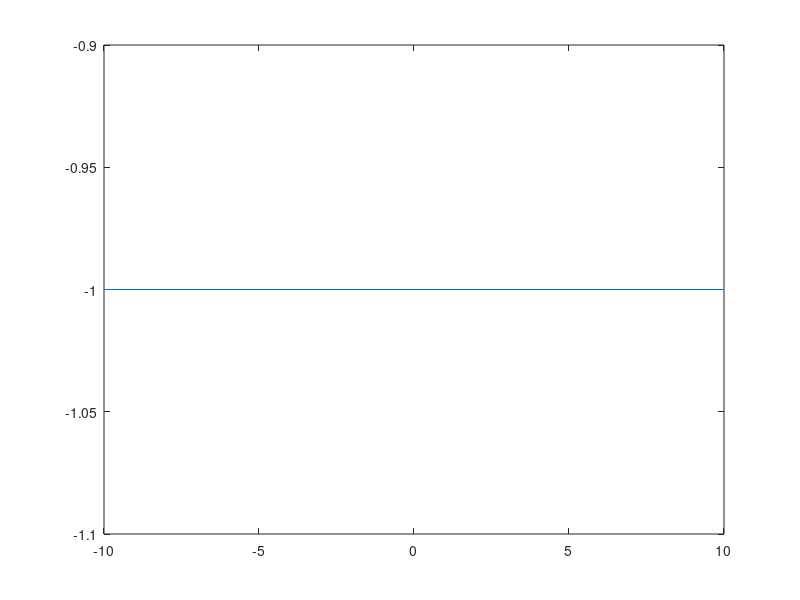

MATLAB code for this plot:
%%%%%%%%%%%%%%%%%%%%%%%%%%%%%%%%%%%%%%%%%%%%%%%%%%%%%%%%%%%%%%%%%%%%%%%%%%%%%%%%%
%         Matlab script to construct a grid file                                %
%                                                                               %
% This Matlab code has been designed to quickly construct a grid                %
% file for use by the DG_WASUPP pressure-Poisson based model.                   %
%                                                                               % 
% The following is a list of components that must be changed   			%
% for each new grid file: 							%
% 										%
% runname : The is a string that will be written on the first line 		%
%	    of the grid file to identify the file. 				%
% gridfile : This is the actual name of the file, usually ****.14. 		%
% dx : The element size, currently setup for structured meshes, so 		%
%      only one dx value is needed. 						%
% xl,xr : The left and right endpoints for the mesh, respectively. 		%	 
%   										%
% Farther down in the code one also needs to define the bathymetry.   		%
% this is done by changing the 'dep_fun' variable as a function of 'x'.  	%
% For example dep_fun = @(x)0*x + 1 will make a flat bathymetry with depth 1.   %
%                                                                               %
% There are a few pre-loaded mesh setups which can be uncommented to get those. %
%%%%%%%%%%%%%%%%%%%%%%%%%%%%%%%%%%%%%%%%%%%%%%%%%%%%%%%%%%%%%%%%%%%%%%%%%%%%%%%%%


%% Controls for gridfile
  runname = 'test';
  gridfile = 'fort.14';
  dx = 1;
  xl = -10;
  xr = 10;
  dep_fun = @(x)0*x+1;


% --Ting and Kirby
% runname = 'Ting_Kirby';
% gridfile = 'TingKirby.14';
% dx = 0.025;
% xl = -25;
% xr = 25;
%  hb = 0.4;
%  hb_0 = 0;
%  hb_slope = 1/35;
% dep_fun = @(x)0*x+hb - .02/.2*(x-hb_0).*(x>=hb_0).*...
%           (x<hb_0+0.2)-(0.02+hb_slope*(x-hb_0-0.2)).*(x>=hb_0+0.2);

% --Solitary Wave (Synolakis)
% runname = 'SolitaryWave_break';
% gridfile = 'Solitary.14';
%  dx = 0.25;
%  xl = -25;
%  xr = 25;
%  dep_fun = @(x)1 - 1/19.85*(x+19.85).*(x>=-19.85);

% --Breakwater (Hsiao)
%runname = 'Hsiao_case1';
%gridfile = 'Hsiao_case1.14';
% dx = 0.02;
% xl = -10;
% xr = 25;
%hb = 0.18;
%eadj = 0.02;
%% eadj = 0.04;
%% eadj = 0.076;
%dep_fun = @(x) (hb - 1/20*(x-10).*(x>=10).*(x<=13.6) ...
%       - (1/4*(x-13.6)+hb).*(x>13.6).*(x<13.9) ...
%       - (0.076+hb).*(x>=13.9).*(x<=13.948) ...
%       - (-1/1.8*(x-13.948)+0.076+hb).*(x>=13.948).*(x<=14.045) ...
%       - 1/20*(x-10).*(x>14.045))+eadj;
%
% --Carrier and Greenspan problem
% runname = 'Carrier_Greenspan';
% gridfile = 'carrier.14';
%  dx = 0.1;
%  xl = -45;
%  xr = 5;
% dep_fun = @(x)1 - 1/19.85*(x+19.85).*(x>=-19.85);

% --Dambreak problem
% runname = 'dambreak';
% gridfile = 'dambreak.14';
%  dx = 10;
%  xl = -300;
%  xr = 300;
% dep_fun = @(x)0*x;

% --Riemamnn Problem
% runname = 'riemann';
% gridfile = 'riemann.14';
%  dx = 1.25
%  xl = -200;
%  xr = 400;
% dep_fun = @(x)0*x;

% --Parabolic Basin
% runname = 'parabolic';
% gridfile = 'parabolic.14';
%  dx = 12.5;
%  xl = -4000;
%  xr = 4000;
% dep_fun = @(x)-1.6*10^(-7)*x.^2;

%% Determine x vector
x = xl:dx:xr;
nn = length(x);

%% Determine depth
dep = dep_fun(x);

% for i = 1:10
%     dep = smooth(dep);
% end

%% Write file
fid = fopen(gridfile,'w');
fprintf(fid,'%s\n',runname);
fprintf(fid,'%d %d\n',nn-1,nn);
for i = 1:nn
    fprintf(fid,'%4d %16.8f %16.8f\n',[i,x(i),dep(i)]);
end
fclose(fid);

%% Plot grid file to check
plot(x,-dep)
